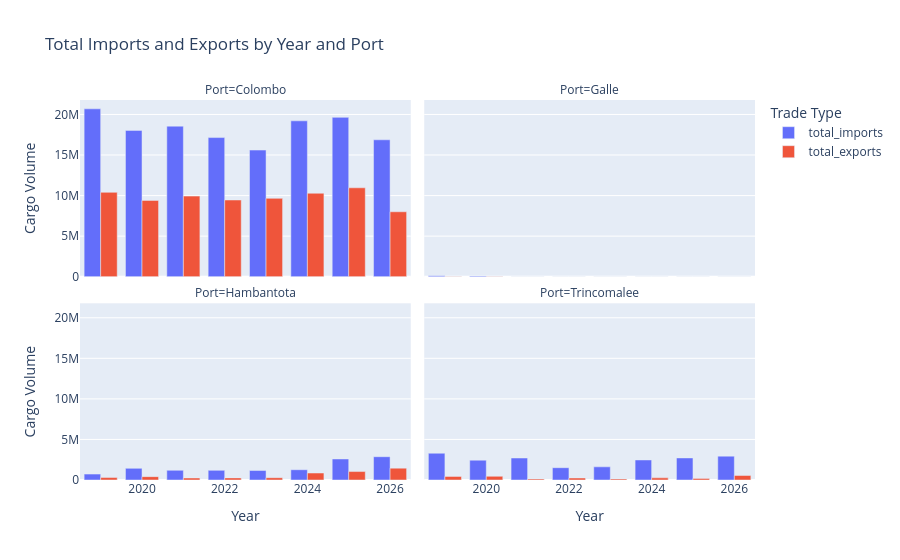

Here is the notebook cell this chart was saved with:
### Code cell
plot_df = annual_analysis.select(
    "year", "portname", "total_imports", "total_exports"
).toPandas()

plot_df = plot_df.sort_values(["year", "portname"])

long_df = plot_df.melt(
    id_vars=["year", "portname"],
    value_vars=["total_imports", "total_exports"],
    var_name="trade_type",
    value_name="volume",
)

fig = px.bar(
    long_df,
    x="year",
    y="volume",
    color="trade_type",
    barmode="group",
    facet_col="portname",
    facet_col_wrap=2,
    title="Total Imports and Exports by Year and Port",
    labels={
        "year": "Year",
        "volume": "Cargo Volume",
        "trade_type": "Trade Type",
        "portname": "Port",
    },
)

fig.show()

### Figure 1 — Plotly figure (JSON) as saved in the notebook; plotly's stock layout.template omitted (floating-point values rounded to 4 significant figures)
{"data": [{"alignmentgroup": "True", "hovertemplate": "Trade Type=total_imports<br>Port=Colombo<br>Year=%{x}<br>Cargo Volume=%{y}<extra></extra>", "legendgroup": "total_imports", "marker": {"color": "#636efa", "pattern": {"shape": ""}}, "name": "total_imports", "offsetgroup": "total_imports", "orientation": "v", "showlegend": true, "textposition": "auto", "type": "bar", "x": [2019, 2020, 2021, 2022, 2023, 2024, 2025, 2026], "xaxis": "x3", "y": [20693145, 18037558, 18558953, 17150762, 15609642, 19212841, 19641005, 16877385], "yaxis": "y3"}, {"alignmentgroup": "True", "hovertemplate": "Trade Type=total_imports<br>Port=Galle<br>Year=%{x}<br>Cargo Volume=%{y}<extra></extra>", "legendgroup": "total_imports", "marker": {"color": "#636efa", "pattern": {"shape": ""}}, "name": "total_imports", "offsetgroup": "total_imports", "orientation": "v", "showlegend": false, "textposition": "auto", "type": "bar", "x": [2019, 2020, 2021, 2022, 2023, 2024, 2025, 2026], "xaxis": "x4", "y": [122148, 90415, 4125, 713, 0, 1375, 0, 0], "yaxis": "y4"}, {"alignmentgroup": "True", "hovertemplate": "Trade Type=total_imports<br>Port=Hambantota<br>Year=%{x}<br>Cargo Volume=%{y}<extra></extra>", "legendgroup": "total_imports", "marker": {"color": "#636efa", "pattern": {"shape": ""}}, "name": "total_imports", "offsetgroup": "total_imports", "orientation": "v", "showlegend": false, "textposition": "auto", "type": "bar", "x": [2019, 2020, 2021, 2022, 2023, 2024, 2025, 2026], "xaxis": "x", "y": [729987, 1435721, 1194119, 1187153, 1168362, 1266030, 2590848, 2870730], "yaxis": "y"}, {"alignmentgroup": "True", "hovertemplate": "Trade Type=total_imports<br>Port=Trincomalee<br>Year=%{x}<br>Cargo Volume=%{y}<extra></extra>", "legendgroup": "total_imports", "marker": {"color": "#636efa", "pattern": {"shape": ""}}, "name": "total_imports", "offsetgroup": "total_imports", "orientation": "v", "showlegend": false, "textposition": "auto", "type": "bar", "x": [2019, 2020, 2021, 2022, 2023, 2024, 2025, 2026], "xaxis": "x2", "y": [3301280, 2445502, 2711432, 1517940, 1623108, 2470707, 2720648, 2942244], "yaxis": "y2"}, {"alignmentgroup": "True", "hovertemplate": "Trade Type=total_exports<br>Port=Colombo<br>Year=%{x}<br>Cargo Volume=%{y}<extra></extra>", "legendgroup": "total_exports", "marker": {"color": "#EF553B", "pattern": {"shape": ""}}, "name": "total_exports", "offsetgroup": "total_exports", "orientation": "v", "showlegend": true, "textposition": "auto", "type": "bar", "x": [2019, 2020, 2021, 2022, 2023, 2024, 2025, 2026], "xaxis": "x3", "y": [10399800, 9405608, 9936167, 9453203, 9658928, 10287422, 10958048, 8003497], "yaxis": "y3"}, {"alignmentgroup": "True", "hovertemplate": "Trade Type=total_exports<br>Port=Galle<br>Year=%{x}<br>Cargo Volume=%{y}<extra></extra>", "legendgroup": "total_exports", "marker": {"color": "#EF553B", "pattern": {"shape": ""}}, "name": "total_exports", "offsetgroup": "total_exports", "orientation": "v", "showlegend": false, "textposition": "auto", "type": "bar", "x": [2019, 2020, 2021, 2022, 2023, 2024, 2025, 2026], "xaxis": "x4", "y": [18167, 10421, 627, 0, 0, 209, 0, 108], "yaxis": "y4"}, {"alignmentgroup": "True", "hovertemplate": "Trade Type=total_exports<br>Port=Hambantota<br>Year=%{x}<br>Cargo Volume=%{y}<extra></extra>", "legendgroup": "total_exports", "marker": {"color": "#EF553B", "pattern": {"shape": ""}}, "name": "total_exports", "offsetgroup": "total_exports", "orientation": "v", "showlegend": false, "textposition": "auto", "type": "bar", "x": [2019, 2020, 2021, 2022, 2023, 2024, 2025, 2026], "xaxis": "x", "y": [300964, 413294, 244898, 259880, 282330, 860473, 1041641, 1462235], "yaxis": "y"}, {"alignmentgroup": "True", "hovertemplate": "Trade Type=total_exports<br>Port=Trincomalee<br>Year=%{x}<br>Cargo Volume=%{y}<extra></extra>", "legendgroup": "total_exports", "marker": {"color": "#EF553B", "pattern": {"shape": ""}}, "name": "total_exports", "offsetgroup": "total_exports", "orientation": "v", "showlegend": false, "textposition": "auto", "type": "bar", "x": [2019, 2020, 2021, 2022, 2023, 2024, 2025, 2026], "xaxis": "x2", "y": [446358, 456631, 130925, 244676, 134435, 264303, 200252, 552494], "yaxis": "y2"}], "layout": {"annotations": [{"font": {}, "showarrow": false, "text": "Port=Hambantota", "x": 0.245, "xanchor": "center", "xref": "paper", "y": 0.465, "yanchor": "bottom", "yref": "paper"}, {"font": {}, "showarrow": false, "text": "Port=Trincomalee", "x": 0.755, "xanchor": "center", "xref": "paper", "y": 0.465, "yanchor": "bottom", "yref": "paper"}, {"font": {}, "showarrow": false, "text": "Port=Colombo", "x": 0.245, "xanchor": "center", "xref": "paper", "y": 1.0, "yanchor": "bottom", "yref": "paper"}, {"font": {}, "showarrow": false, "text": "Port=Galle", "x": 0.755, "xanchor": "center", "xref": "paper", "y": 1.0, "yanchor": "bottom", "yref": "paper"}], "barmode": "group", "legend": {"title": {"text": "Trade Type"}, "tracegroupgap": 0}, "title": {"text": "Total Imports and Exports by Year and Port"}, "xaxis": {"anchor": "y", "domain": [0, 0.49], "title": {"text": "Year"}}, "xaxis2": {"anchor": "y2", "domain": [0.51, 1], "matches": "x", "title": {"text": "Year"}}, "xaxis3": {"anchor": "y3", "domain": [0, 0.49], "matches": "x", "showticklabels": false}, "xaxis4": {"anchor": "y4", "domain": [0.51, 1], "matches": "x", "showticklabels": false}, "yaxis": {"anchor": "x", "domain": [0, 0.465], "title": {"text": "Cargo Volume"}}, "yaxis2": {"anchor": "x2", "domain": [0, 0.465], "matches": "y", "showticklabels": false}, "yaxis3": {"anchor": "x3", "domain": [0.535, 1.0], "matches": "y", "title": {"text": "Cargo Volume"}}, "yaxis4": {"anchor": "x4", "domain": [0.535, 1.0], "matches": "y", "showticklabels": false}}}
